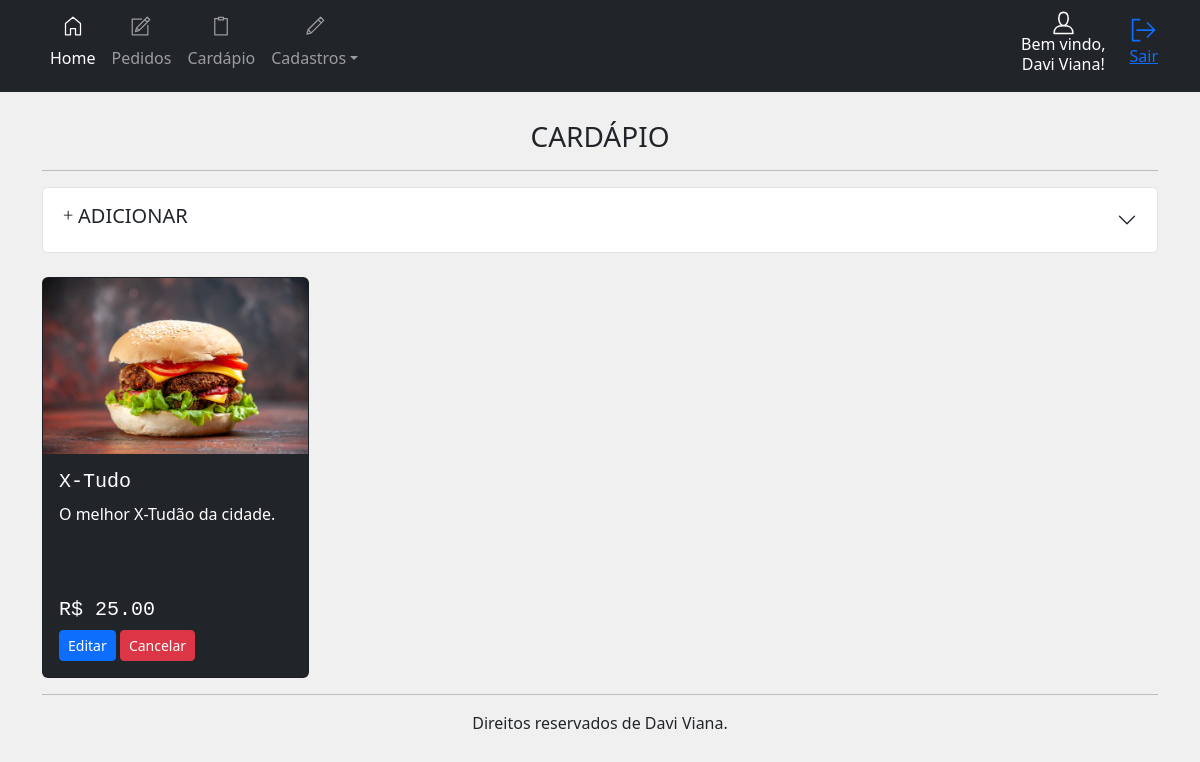
The app's page /painel/cardapio (signed in) with its own data.
### app/__init__.py (models this page shows, shortened)
class users(UserMixin, db.Model):
    id = db.Column(db.Integer, primary_key=True, autoincrement=True)
    user = db.Column(db.String(10))
    nome = db.Column(db.String(50))
    email = db.Column(db.String(100))
    senha = db.Column(db.String(200))
    administrador = db.Column(db.String(20))
    situacao = db.Column(db.String(20))
    dt_criacao = db.Column(db.DATETIME)

class produtos(UserMixin, db.Model):
    id = db.Column(db.Integer, primary_key=True, autoincrement=True)
    titulo = db.Column(db.String(100))
    valor_custo = db.Column(db.String(20))
    valor_venda = db.Column(db.String(20))
    descricao = db.Column(db.String(400))
    foto = db.Column(db.String(50))
    itens = db.Column(db.String(50))
    situacao = db.Column(db.String(10))

### app/panel.py (the view, shortened to what this page needs)
@bp.route('/cardapio/<case>/<int:id>', methods=['POST'])
@bp.route('/cardapio', methods=['GET'])
@login_required
def cardapio(id=None, case=None):
    if request.method == 'GET':
        allProdutos = produtos.query.filter_by(situacao='ATIVO').all()
        item_Carnes = produtos_itens.query.filter_by(tipo_item='Carnes').all()
        item_Saladas = produtos_itens.query.filter_by(
            tipo_item='Saladas').all()
        item_Queijos = produtos_itens.query.filter_by(
            tipo_item='Queijos').all()
        item_Molhos = produtos_itens.query.filter_by(tipo_item='Molhos').all()
        menu_panel = load_menu()
    return render_template('panel/cardapio.html', menu_panel=menu_panel, allProdutos=allProdutos, item_Carnes=item_Carnes, item_Saladas=item_Saladas, item_Queijos=item_Queijos, item_Molhos=item_Molhos)

### app/__init__.py (called while the page is built)
@login_manager.user_loader
def get(user):
    return users.query.get(user)

def load_menu():
    empresa = cadempresa.query.filter_by(id=1).first()
    if empresa is None:
        nome_empresa = 'NOME EMPRESA'
    else:
        nome_empresa = empresa.nome_empresa
    nome = current_user.nome
    badgeOrder = pedidos.query.filter_by(situacao='PENDENTE').all()
    return nome, nome_empresa, len(badgeOrder)

### app/templates/panel/cardapio.html (shortened to what this page needs)
{% extends 'panel/home.html' %}
{% block panel %}
<br>
<h3 style="text-align: center;">CARDÁPIO</h3>
<hr>
<div class="accordion" id="add_produto">
    <div class="accordion-item">
        <h2 class="accordion-header" id="add_produto">
            <button class="accordion-button collapsed" type="button" data-bs-toggle="collapse"
                data-bs-target="#add_produto-collapseOne" aria-expanded="true" aria-controls="add_produto-collapseOne">
                <h5 class="text-center"><svg xmlns="http://www.w3.org/2000/svg" x="0px" y="0px" width="15" height="15"
                        viewBox="0 0 35 35">
                        <path fill-rule="evenodd"
                            d="M 11 2 L 11 11 L 2 11 L 2 13 L 11 13 L 11 22 L 13 22 L 13 13 L 22 13 L 22 11 L 13 11 L 13 2 Z">
                        </path>
                    </svg>ADICIONAR</h5>
            </button>
        </h2>
    </div>
</div>
<br>
<div class="row row-cols-1 row-cols-md-4 g-3">
    {% for produto in allProdutos %}
    <div class="col">
        <div class="card text-bg-dark">
            <img src="../static/img/{{ produto.foto }}" class="card-img-top" alt="...">
            <div class="card-body">
                <form action="/painel/cardapio/cancel/{{produto.id}}" method="POST">
                    <h5 class="card-title font-monospace">{{ produto.titulo }}</h5>
                    <p class="card-text overflow-auto over" style="height: 80px;">{{ produto.descricao }}</p>
                    <h5 class="font-monospace">R$ {{ produto.valor_venda }}</h5>
                    <button type="button" class="btn btn-primary btn-sm" data-bs-toggle="modal"
                        data-bs-target="#{{ produto.id }}">
                        Editar
                    </button>
                    <button type="submit" class="btn btn-danger btn-sm"
                        onclick="return confirm('Deseja cancelar o produto {{produto.titulo}}?')">Cancelar</button>
                </form>
            </div>
        </div>
    </div>
    {% endfor %}
</div>
{% endblock %}

### app/templates/panel/home.html (shortened to what this page needs)
{% extends 'layout.html' %}
{% block content %}
<header>
    <nav class="navbar navbar-expand-lg navbar-dark bg-dark fixed-top">
        <div class="container">
            <div class="collapse navbar-collapse" id="navbarSupportedContent">
                <ul class="navbar-nav me-auto">
                    <li class="nav-item">
                        <a class="nav-link active " aria-current="page" href="{{url_for('panel.home')}}"><svg
                                id="i-home" xmlns="http://www.w3.org/2000/svg" viewBox="0 0 32 32" width="40"
                                height="20" fill="none" stroke="currentcolor" stroke-linecap="round"
                                stroke-linejoin="round" stroke-width="2"
                                class="position-relative top-0 start-50 translate-middle">
                                <path d="M12 20 L12 30 4 30 4 12 16 2 28 12 28 30 20 30 20 20 Z" />
                            </svg> <br>Home</a>
                    </li>
                    <li class="nav-item">
                        <a class="nav-link position-relative" href="{{url_for('panel.pedidos_')}}">  <br>Pedidos
                        </a>
                    </li>
                    <li class="nav-item">
                        <a class="nav-link" href="{{url_for('panel.cardapio')}}">  <br>Cardápio</a>
                    </li>
                    <li class="nav-item dropdown">
                        <a class="nav-link dropdown-toggle" href="#" id="navbarDropdown" role="button"
                            data-bs-toggle="dropdown" aria-expanded="false">  <br>Cadastros</a>
                    </li>
                </ul>
                <div class="d-flex flex-column align-items-center text-bg-dark me-4">
                    <h6 class="text-center">Bem vindo,<br> {{ menu_panel[0] }}!</h6>
                </div>
                <a href="{{url_for('auth.logout')}}" class="mt-2" role="button" title="Sair"><svg id="i-signout"
                        xmlns="http://www.w3.org/2000/svg" viewBox="0 0 32 32" width="28" height="28" fill="none"
                        stroke="currentcolor" stroke-linecap="round" stroke-linejoin="round" stroke-width="2">
                        <path d="M28 16 L8 16 M20 8 L28 16 20 24 M11 28 L3 28 3 4 11 4" />
                    </svg>
                    <p>Sair</p>
                </a>
            </div>
        </div>
    </nav>
</header>
<main class="container pt-5 mt-5">
    {% block panel %}{% endblock %}
    <hr>
</main>
<footer class="container pb-3" style="text-align: center;">
    Direitos reservados de Davi Viana.
</footer>
{% endblock %}

### app/static/css/style.css (style rules this page uses)
.text-center { text-align: center; }

### records on screen
users: nome "Davi Viana"
produtos: foto (placeholder picture), titulo "X-Tudo", descricao "O melhor X-Tudão da cidade.", valor_venda "25.00"
